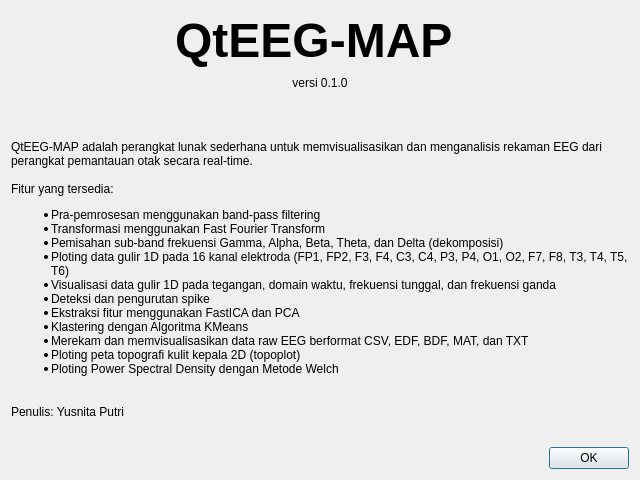
<?xml version="1.0" encoding="UTF-8"?>
<ui version="4.0">
 <class>Dialog</class>
 <widget class="QDialog" name="Dialog">
  <property name="geometry">
   <rect>
    <x>0</x>
    <y>0</y>
    <width>640</width>
    <height>480</height>
   </rect>
  </property>
  <property name="windowTitle">
   <string>Tentang</string>
  </property>
  <property name="windowIcon">
   <iconset resource="resources.qrc">
    <normaloff>:/icon/</normaloff>:/icon/</iconset>
  </property>
  <layout class="QGridLayout" name="gridLayout">
   <item row="4" column="0">
    <widget class="QDialogButtonBox" name="buttonBox">
     <property name="orientation">
      <enum>Qt::Horizontal</enum>
     </property>
     <property name="standardButtons">
      <set>QDialogButtonBox::Ok</set>
     </property>
    </widget>
   </item>
   <item row="3" column="0">
    <widget class="QLabel" name="label_3">
     <property name="text">
      <string>Penulis: Yusnita Putri</string>
     </property>
    </widget>
   </item>
   <item row="1" column="0">
    <widget class="QLabel" name="label_2">
     <property name="text">
      <string>versi 0.1.0</string>
     </property>
     <property name="alignment">
      <set>Qt::AlignHCenter|Qt::AlignTop</set>
     </property>
    </widget>
   </item>
   <item row="0" column="0">
    <widget class="QLabel" name="label">
     <property name="font">
      <font>
       <pointsize>36</pointsize>
       <weight>75</weight>
       <bold>true</bold>
      </font>
     </property>
     <property name="text">
      <string>&lt;html&gt;&lt;head/&gt;&lt;body&gt;&lt;p align=&quot;center&quot;&gt;&lt;span style=&quot; #font-size:36pt;&quot;&gt;QtEEG-MAP &lt;/p&gt;&lt;/body&gt;&lt;/html&gt;</string>
     </property>
     <property name="alignment">
      <set>Qt::AlignCenter</set>
     </property>
    </widget>
   </item>
   <item row="2" column="0">
    <widget class="QLabel" name="label_4">
     <property name="text">
      <string>QtEEG-MAP adalah perangkat lunak sederhana untuk memvisualisasikan dan menganalisis rekaman EEG dari perangkat pemantauan otak secara real-time.&lt;br&gt;&lt;br&gt;
      Fitur yang tersedia: &lt;/br&gt;
      &lt;ul&gt;
      &lt;li&gt;Pra-pemrosesan menggunakan band-pass filtering&lt;/li&gt;
      &lt;li&gt;Transformasi menggunakan Fast Fourier Transform&lt;/li&gt;
      &lt;li&gt;Pemisahan sub-band frekuensi Gamma, Alpha, Beta, Theta, dan Delta (dekomposisi)&lt;/li&gt;
      &lt;li&gt;Ploting data gulir 1D pada 16 kanal elektroda (FP1, FP2, F3, F4, C3, C4, P3, P4, O1, O2, F7, F8, T3, T4, T5, T6)&lt;/li&gt;
      &lt;li&gt;Visualisasi data gulir 1D pada tegangan, domain waktu, frekuensi tunggal, dan frekuensi ganda&lt;/li&gt;
      &lt;li&gt;Deteksi dan pengurutan spike&lt;/li&gt;
      &lt;li&gt;Ekstraksi fitur menggunakan FastICA dan PCA&lt;/li&gt;
      &lt;li&gt;Klastering dengan Algoritma KMeans&lt;/li&gt;
      &lt;li&gt;Merekam dan memvisualisasikan data raw EEG berformat CSV, EDF, BDF, MAT, dan TXT&lt;/li&gt;
      &lt;li&gt;Ploting peta topografi kulit kepala 2D (topoplot)&lt;/li&gt;
      &lt;li&gt;Ploting Power Spectral Density dengan Metode Welch&lt;/li&gt;
      &lt;/ul&gt;
      </string>
     </property>
     <property name="textFormat">
      <enum>Qt::RichText</enum>
     </property>
     <property name="wordWrap">
      <bool>true</bool>
     </property>
     <property name="indent">
      <number>-2</number>
     </property>
    </widget>
   </item>
  </layout>
 </widget>
 <resources>
  <include location="resources.qrc"/>
 </resources>
 <connections>
  <connection>
   <sender>buttonBox</sender>
   <signal>accepted()</signal>
   <receiver>Dialog</receiver>
   <slot>accept()</slot>
   <hints>
    <hint type="sourcelabel">
     <x>248</x>
     <y>254</y>
    </hint>
    <hint type="destinationlabel">
     <x>157</x>
     <y>274</y>
    </hint>
   </hints>
  </connection>
  <connection>
   <sender>buttonBox</sender>
   <signal>rejected()</signal>
   <receiver>Dialog</receiver>
   <slot>reject()</slot>
   <hints>
    <hint type="sourcelabel">
     <x>316</x>
     <y>260</y>
    </hint>
    <hint type="destinationlabel">
     <x>286</x>
     <y>274</y>
    </hint>
   </hints>
  </connection>
 </connections>
</ui>
